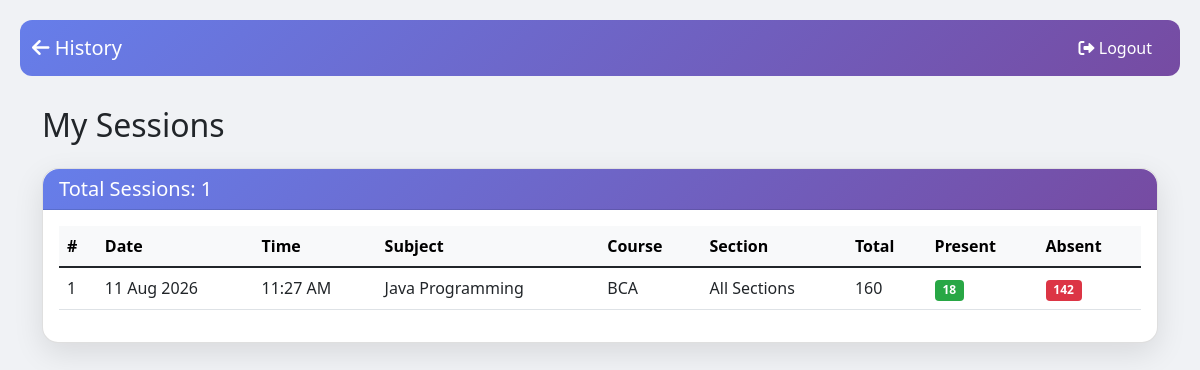
The page /lecturer/history/students/ (signed in) on the database its author committed.
### attendance/models.py (models this page shows, shortened)
class AttendanceSession(models.Model):
    lecturer = models.ForeignKey(
        User,
        on_delete=models.CASCADE,
        limit_choices_to={'user_type': 'lecturer'}
    )
    course = models.ForeignKey(Course, on_delete=models.CASCADE)
    academic_year = models.ForeignKey(AcademicYear, on_delete=models.CASCADE, null=True, blank=True)
    semester = models.IntegerField()
    section = models.ForeignKey(
        Section,
        on_delete=models.CASCADE,
        null=True,
        blank=True,
        help_text="Leave blank for 'All Sections'"
    )
    subject = models.ForeignKey(Subject, on_delete=models.CASCADE)
    latitude = models.FloatField()
    longitude = models.FloatField()
    radius_feet = models.FloatField(help_text="Geofence radius in feet")
    is_active = models.BooleanField(default=True)
    created_at = models.DateTimeField(auto_now_add=True)
    ended_at = models.DateTimeField(null=True, blank=True)
    class Meta:
        ordering = ['-created_at']

### accounts/models.py (models this page shows, shortened)
class Subject(models.Model):
    name = models.CharField(max_length=200)
    code = models.CharField(max_length=20)
    course = models.ForeignKey(Course, on_delete=models.CASCADE)
    semester = models.IntegerField()   # 1,2,3,...
    class Meta:
        unique_together = ['code', 'course', 'semester']

class Course(models.Model):
    name = models.CharField(max_length=200)
    code = models.CharField(max_length=20, unique=True)
    department = models.CharField(max_length=100)
    course_type = models.CharField(max_length=2, choices=[('UG', 'UG'), ('PG', 'PG')], default='UG')
    duration_years = models.IntegerField(default=3)   # total years

### attendance/views.py (the view)
# urls.py: path('lecturer/history/students/', views.lecturer_student_sessions, name='lecturer_student_sessions'),
@login_required
def lecturer_student_sessions(request):
    if request.user.user_type != 'lecturer':
        messages.error(request, 'Access denied.')
        return redirect('home')
    sessions = AttendanceSession.objects.filter(
        lecturer=request.user
    ).select_related('course', 'subject', 'section', 'academic_year').order_by('-created_at')
    session_data = []
    for session in sessions:
        enrolled_qs = StudentEnrollment.objects.filter(
            course=session.course,
            semester=session.semester,
            subjects=session.subject
        )
        if session.academic_year:
            enrolled_qs = enrolled_qs.filter(academic_year=session.academic_year)
        if session.section:
            enrolled_qs = enrolled_qs.filter(section=session.section)
        total_students = enrolled_qs.values('student').distinct().count()
        records = AttendanceRecord.objects.filter(session=session)
        present_count = records.filter(status='Present').count()
        absent_count = records.filter(status='Absent').count()
        session_data.append({
            'session': session,
            'total_students': total_students,
            'present_count': present_count,
            'absent_count': absent_count,
        })
    context = {'sessions': session_data}
    return render(request, 'attendance/lecturer_student_sessions.html', context)

### templates/attendance/lecturer_student_sessions.html (shortened to what this page needs)
<!DOCTYPE html>
<html lang="en">
<head>
    <link href="https://cdn.jsdelivr.net/npm/bootstrap@5.1.3/dist/css/bootstrap.min.css" rel="stylesheet">
    <link href="https://cdnjs.cloudflare.com/ajax/libs/font-awesome/6.0.0/css/all.min.css" rel="stylesheet">
</head>
<body>
    <nav class="navbar navbar-expand-lg">
        <div class="container-fluid">
            <a class="navbar-brand" href="{% url 'lecturer_history' %}"><i class="fas fa-arrow-left"></i> History</a>
            <div class="d-flex">
                <a href="{% url 'logout' %}" class="nav-link"><i class="fas fa-sign-out-alt"></i> Logout</a>
            </div>
        </div>
    </nav>
    <div class="container">
        <h2 class="mb-4">My Sessions</h2>
        <div class="card">
            <div class="card-header"><h5 class="mb-0">Total Sessions: {{ sessions|length }}</h5></div>
            <div class="card-body">
                <div class="table-responsive">
                    <table class="table table-hover">
                        <thead class="table-light">
                            <tr>
                                <th>#</th>
                                <th>Date</th>
                                <th>Time</th>
                                <th>Subject</th>
                                <th>Course</th>
                                <th>Section</th>
                                <th>Total</th>
                                <th>Present</th>
                                <th>Absent</th>
                            </tr>
                        </thead>
                        <tbody>
                            {% for item in sessions %}
<tr onclick="window.location='{% url 'lecturer_session_detail' item.session.id %}'">
    <td>{{ forloop.counter }}</td>
    <td>{{ item.session.created_at|date:"d M Y" }}</td>
    <td>{{ item.session.created_at|time:"h:i A" }}</td>
    <td>{{ item.session.subject.name }}</td>
    <td>{{ item.session.course.code }}</td>
    <td>{{ item.session.section.name|default:"All Sections" }}</td>
    <td>{{ item.total_students }}</td>
    <td><span class="badge badge-present">{{ item.present_count }}</span></td>
    <td><span class="badge badge-absent">{{ item.absent_count }}</span></td>
</tr>
{% endfor %}
                        </tbody>
                    </table>
                </div>
            </div>
        </div>
    </div>
</body>
</html>

### templates/attendance/lecturer_student_sessions.html (style rules this page uses)
body { background: #f0f2f5; padding: 20px; }
.navbar { background: linear-gradient(135deg, #667eea 0%, #764ba2 100%); border-radius: 12px; margin-bottom: 30px; }
.navbar-brand, .nav-link { color: #fff !important; }
.card { border-radius: 16px; box-shadow: 0 10px 30px rgba(0,0,0,0.1); }
.card-header { background: linear-gradient(135deg, #667eea 0%, #764ba2 100%); color: #fff; border-radius: 16px 16px 0 0 !important; }
.table tbody tr { cursor: pointer; transition: all 0.15s; }
.badge-present { background: #28a745; }
.badge-absent { background: #dc3545; }

### rows shown on the page
AttendanceSession: session.created_at "11 Aug 2026", session.created_at "11:27 AM", session.subject.name "Java Programming", session.course.code "BCA", session.section.name "All Sections", total_students "160", present_count "18", absent_count "142"

### other values the page prints
{{ sessions|length }} "1"
